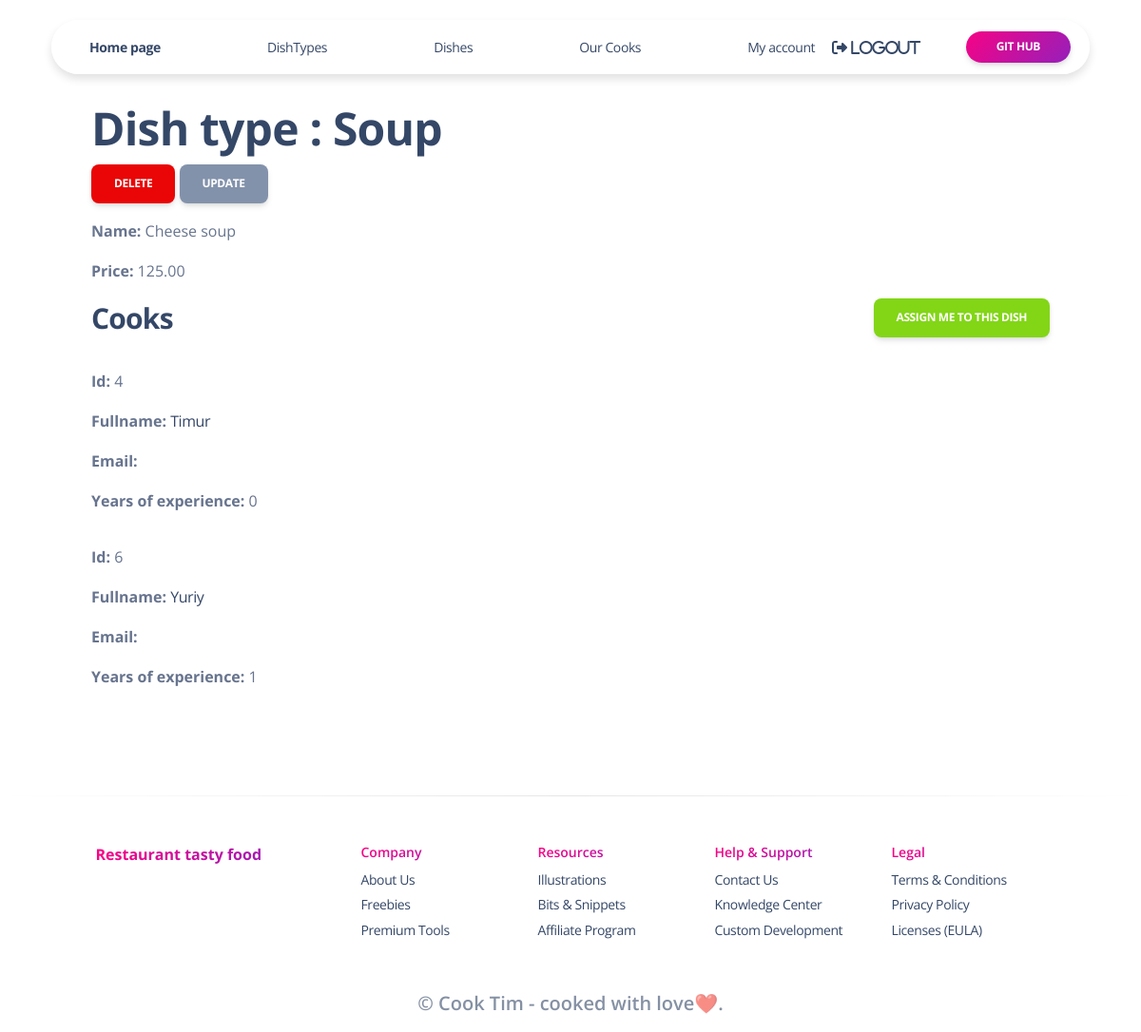
Page /dishes/9/ (signed in) on the committed database.
### kitchen/models.py (models this page shows, shortened)
class Dish(models.Model):
    name = models.CharField(max_length=63)
    description = models.TextField(max_length=255)
    price = models.DecimalField(max_digits=5, decimal_places=2)
    dish_type = models.ForeignKey(DishType, on_delete=models.CASCADE, related_name="dishes")
    cooks = models.ManyToManyField(settings.AUTH_USER_MODEL, related_name="dishes")
    class Meta:
        ordering = ["name"]

class DishType(models.Model):
    name = models.CharField(max_length=63, unique=True)
    class Meta:
        ordering = ["name"]

class Cook(AbstractUser):
    years_of_experience = models.PositiveIntegerField(default=0)
    class Meta:
        verbose_name = "cook"
        verbose_name_plural = "cooks"
        ordering = ["username"]

### kitchen/views.py (the view)
# urls.py: path("dishes/<int:pk>/", DishDetailView.as_view(), name="dish-detail"),
class DishDetailView(LoginRequiredMixin, generic.DetailView):
    model = Dish

### templates/kitchen/dish_detail.html
{% extends "base.html" %}
{% load crispy_forms_filters %}
{% block content %}
  <h1>Dish type : {{ dish.dish_type.name }}</h1>
  <a href="{% url 'kitchen:dish-delete' pk=dish.id %}"
     class="float-right btn btn-danger">
    Delete
  </a>
  <a href="{% url 'kitchen:dish-update' pk=dish.id %}"
     class="float-right btn btn-secondary">
    Update
  </a>
  <p><strong>Name: </strong> {{ dish.name  }}</p>
  <p><strong>Price: </strong> {{ dish.price }}</p>
  <div class="ml-3">
    <h3>
      Cooks
      {% if not user in dish.cooks.all %}
        <a style="float: right"
           href="{% url 'kitchen:dish-update-cook' pk=dish.id %}"
           class="btn btn-success link-to-page">
          Assign me to this dish
        </a>
      {% else %}
        <a style="float: right"
           href="{% url 'kitchen:dish-update-cook' pk=dish.id %}"
           class="btn btn-danger link-to-page">
        Delete me from this dish
        </a>
        {% endif %}
    </h3>
  {% for cook in dish.cooks.all %}
    <hr>
    <p class="text-muted"><strong>Id: </strong> {{ cook.id }}</p>
    <p><strong>Fullname: </strong> <a href={% url 'kitchen:cook-detail' pk=cook.id %}>{{ cook.username }}</a></p>
    <p><strong>Email: </strong>{% if cook.email %}{{ cook.email }}{% endif %}</p>
    <p><strong>Years of experience: </strong>{{ cook.years_of_experience }}</p>
  {% empty %}
    <p>There is no cook!</p>
  {% endfor %}
  </div>
{% endblock %}

### templates/base.html (style rules this page uses)
body { padding-top:5px; }

### rows in the picture
Dish: dish_type.name "Soup", name "Cheese soup", price "125.00"
Cook: id "4", username "Timur", years_of_experience "0"
Cook: id "6", username "Yuriy", years_of_experience "1"
